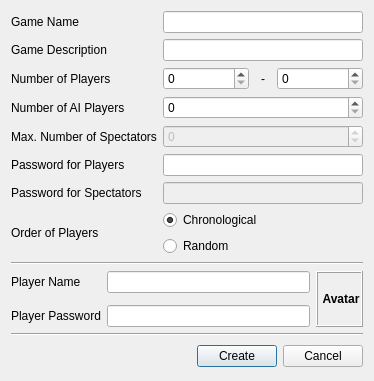
<?xml version="1.0" encoding="UTF-8"?>
<ui version="4.0">
 <class>CreateGameDialog</class>
 <widget class="QDialog" name="CreateGameDialog">
  <property name="geometry">
   <rect>
    <x>0</x>
    <y>8</y>
    <width>374</width>
    <height>369</height>
   </rect>
  </property>
  <property name="sizePolicy">
   <sizepolicy hsizetype="Fixed" vsizetype="Fixed">
    <horstretch>0</horstretch>
    <verstretch>0</verstretch>
   </sizepolicy>
  </property>
  <property name="windowTitle">
   <string>Create a game</string>
  </property>
  <layout class="QGridLayout" name="gridLayout">
   <item row="2" column="2" colspan="4">
    <layout class="QHBoxLayout" name="horizontalLayout">
     <item>
      <widget class="QSpinBox" name="spinBoxMinPlayers"/>
     </item>
     <item>
      <widget class="QLabel" name="label_4">
       <property name="maximumSize">
        <size>
         <width>16</width>
         <height>16777215</height>
        </size>
       </property>
       <property name="text">
        <string>-</string>
       </property>
       <property name="alignment">
        <set>Qt::AlignCenter</set>
       </property>
       <property name="buddy">
        <cstring>spinBoxMaxPlayers</cstring>
       </property>
      </widget>
     </item>
     <item>
      <widget class="QSpinBox" name="spinBoxMaxPlayers"/>
     </item>
    </layout>
   </item>
   <item row="8" column="2" colspan="4">
    <layout class="QVBoxLayout" name="verticalLayout">
     <item>
      <widget class="QRadioButton" name="radioButtonOrderChronological">
       <property name="text">
        <string>Chronological</string>
       </property>
       <property name="checked">
        <bool>true</bool>
       </property>
      </widget>
     </item>
     <item>
      <widget class="QRadioButton" name="radioButtonOrderRandom">
       <property name="text">
        <string>Random</string>
       </property>
      </widget>
     </item>
    </layout>
   </item>
   <item row="14" column="0" colspan="3">
    <spacer name="horizontalSpacer">
     <property name="orientation">
      <enum>Qt::Horizontal</enum>
     </property>
     <property name="sizeType">
      <enum>QSizePolicy::Preferred</enum>
     </property>
     <property name="sizeHint" stdset="0">
      <size>
       <width>213</width>
       <height>28</height>
      </size>
     </property>
    </spacer>
   </item>
   <item row="0" column="0" colspan="2">
    <widget class="QLabel" name="label">
     <property name="toolTip">
      <string/>
     </property>
     <property name="text">
      <string>Game Name</string>
     </property>
     <property name="buddy">
      <cstring>lineEditGameName</cstring>
     </property>
    </widget>
   </item>
   <item row="0" column="2" colspan="4">
    <widget class="QLineEdit" name="lineEditGameName">
     <property name="sizePolicy">
      <sizepolicy hsizetype="Preferred" vsizetype="Fixed">
       <horstretch>0</horstretch>
       <verstretch>0</verstretch>
      </sizepolicy>
     </property>
    </widget>
   </item>
   <item row="1" column="0" colspan="2">
    <widget class="QLabel" name="label_2">
     <property name="text">
      <string>Game Description</string>
     </property>
     <property name="buddy">
      <cstring>lineEditGameDescription</cstring>
     </property>
    </widget>
   </item>
   <item row="1" column="2" colspan="4">
    <widget class="QLineEdit" name="lineEditGameDescription">
     <property name="sizePolicy">
      <sizepolicy hsizetype="Preferred" vsizetype="Fixed">
       <horstretch>0</horstretch>
       <verstretch>0</verstretch>
      </sizepolicy>
     </property>
    </widget>
   </item>
   <item row="2" column="0" colspan="2">
    <widget class="QLabel" name="label_3">
     <property name="text">
      <string>Number of Players</string>
     </property>
     <property name="buddy">
      <cstring>spinBoxMinPlayers</cstring>
     </property>
    </widget>
   </item>
   <item row="5" column="2" rowspan="2" colspan="4">
    <widget class="QLineEdit" name="lineEditGamePasswordPlayers">
     <property name="sizePolicy">
      <sizepolicy hsizetype="Preferred" vsizetype="Fixed">
       <horstretch>0</horstretch>
       <verstretch>0</verstretch>
      </sizepolicy>
     </property>
    </widget>
   </item>
   <item row="10" column="1" colspan="4">
    <widget class="QLineEdit" name="lineEditPlayerName"/>
   </item>
   <item row="14" column="3">
    <widget class="QPushButton" name="pushButtonCreate">
     <property name="text">
      <string>Create</string>
     </property>
    </widget>
   </item>
   <item row="14" column="4" colspan="2">
    <widget class="QPushButton" name="pushButtonCancel">
     <property name="text">
      <string>Cancel</string>
     </property>
    </widget>
   </item>
   <item row="3" column="0" colspan="2">
    <widget class="QLabel" name="label_8">
     <property name="text">
      <string>Number of AI Players</string>
     </property>
     <property name="buddy">
      <cstring>spinBoxAIPlayers</cstring>
     </property>
    </widget>
   </item>
   <item row="3" column="2" colspan="4">
    <widget class="QSpinBox" name="spinBoxAIPlayers"/>
   </item>
   <item row="10" column="0">
    <widget class="QLabel" name="label_7">
     <property name="sizePolicy">
      <sizepolicy hsizetype="Preferred" vsizetype="Preferred">
       <horstretch>0</horstretch>
       <verstretch>0</verstretch>
      </sizepolicy>
     </property>
     <property name="text">
      <string>Player Name</string>
     </property>
     <property name="buddy">
      <cstring>lineEditPlayerName</cstring>
     </property>
    </widget>
   </item>
   <item row="12" column="0">
    <widget class="QLabel" name="label_9">
     <property name="toolTip">
      <string>You can set your password here. This password will be required to reconnect to your player in case of disconnection.</string>
     </property>
     <property name="text">
      <string>Player Password</string>
     </property>
     <property name="buddy">
      <cstring>lineEditPlayerPassword</cstring>
     </property>
    </widget>
   </item>
   <item row="10" column="5" rowspan="3">
    <widget class="client::SelectPlayerIconWidget" name="selectPlayerIconWidget">
     <property name="frameShape">
      <enum>QFrame::Box</enum>
     </property>
     <property name="frameShadow">
      <enum>QFrame::Raised</enum>
     </property>
     <property name="text">
      <string>&lt;!DOCTYPE HTML PUBLIC &quot;-//W3C//DTD HTML 4.0//EN&quot; &quot;http://www.w3.org/TR/REC-html40/strict.dtd&quot;&gt;
&lt;html&gt;&lt;head&gt;&lt;meta name=&quot;qrichtext&quot; content=&quot;1&quot; /&gt;&lt;style type=&quot;text/css&quot;&gt;
p, li { white-space: pre-wrap; }
&lt;/style&gt;&lt;/head&gt;&lt;body style=&quot; font-family:'DejaVu Sans'; font-size:9pt; font-weight:400; font-style:normal;&quot;&gt;
&lt;p align=&quot;center&quot; style=&quot; margin-top:0px; margin-bottom:0px; margin-left:0px; margin-right:0px; -qt-block-indent:0; text-indent:0px;&quot;&gt;&lt;span style=&quot; font-weight:600;&quot;&gt;Avatar&lt;/span&gt;&lt;/p&gt;&lt;/body&gt;&lt;/html&gt;</string>
     </property>
    </widget>
   </item>
   <item row="12" column="1" colspan="4">
    <widget class="QLineEdit" name="lineEditPlayerPassword"/>
   </item>
   <item row="13" column="0" colspan="6">
    <widget class="Line" name="line_2">
     <property name="orientation">
      <enum>Qt::Horizontal</enum>
     </property>
    </widget>
   </item>
   <item row="7" column="0" colspan="2">
    <widget class="QLabel" name="label_11">
     <property name="toolTip">
      <string>This is the password that is required to join the game as a spectator.</string>
     </property>
     <property name="text">
      <string>Password for Spectators</string>
     </property>
     <property name="buddy">
      <cstring>lineEditGamePasswordSpectators</cstring>
     </property>
    </widget>
   </item>
   <item row="7" column="2" colspan="4">
    <widget class="QLineEdit" name="lineEditGamePasswordSpectators">
     <property name="enabled">
      <bool>false</bool>
     </property>
     <property name="sizePolicy">
      <sizepolicy hsizetype="Preferred" vsizetype="Fixed">
       <horstretch>0</horstretch>
       <verstretch>0</verstretch>
      </sizepolicy>
     </property>
    </widget>
   </item>
   <item row="4" column="2" colspan="4">
    <widget class="QSpinBox" name="spinBoxMaxSpectators">
     <property name="enabled">
      <bool>false</bool>
     </property>
     <property name="specialValueText">
      <string>Infinity</string>
     </property>
     <property name="minimum">
      <number>-1</number>
     </property>
    </widget>
   </item>
   <item row="8" column="0" colspan="2">
    <widget class="QLabel" name="label_6">
     <property name="text">
      <string>Order of Players</string>
     </property>
     <property name="buddy">
      <cstring>radioButtonOrderChronological</cstring>
     </property>
    </widget>
   </item>
   <item row="4" column="0" colspan="2">
    <widget class="QLabel" name="label_12">
     <property name="text">
      <string>Max. Number of Spectators</string>
     </property>
     <property name="buddy">
      <cstring>spinBoxMaxSpectators</cstring>
     </property>
    </widget>
   </item>
   <item row="9" column="0" colspan="6">
    <widget class="Line" name="line">
     <property name="orientation">
      <enum>Qt::Horizontal</enum>
     </property>
    </widget>
   </item>
   <item row="5" column="0" rowspan="2" colspan="2">
    <widget class="QLabel" name="label_5">
     <property name="toolTip">
      <string>This is the password that is required to join the game as a player.</string>
     </property>
     <property name="text">
      <string>Password for Players</string>
     </property>
     <property name="buddy">
      <cstring>lineEditGamePasswordPlayers</cstring>
     </property>
    </widget>
   </item>
  </layout>
 </widget>
 <customwidgets>
  <customwidget>
   <class>client::SelectPlayerIconWidget</class>
   <extends>QLabel</extends>
   <header>selectplayericonwidget.h</header>
  </customwidget>
 </customwidgets>
 <tabstops>
  <tabstop>lineEditGameName</tabstop>
  <tabstop>lineEditGameDescription</tabstop>
  <tabstop>spinBoxMinPlayers</tabstop>
  <tabstop>spinBoxMaxPlayers</tabstop>
  <tabstop>spinBoxAIPlayers</tabstop>
  <tabstop>spinBoxMaxSpectators</tabstop>
  <tabstop>lineEditGamePasswordPlayers</tabstop>
  <tabstop>lineEditGamePasswordSpectators</tabstop>
  <tabstop>radioButtonOrderChronological</tabstop>
  <tabstop>radioButtonOrderRandom</tabstop>
  <tabstop>lineEditPlayerName</tabstop>
  <tabstop>lineEditPlayerPassword</tabstop>
  <tabstop>pushButtonCreate</tabstop>
  <tabstop>pushButtonCancel</tabstop>
 </tabstops>
 <resources/>
 <connections>
  <connection>
   <sender>pushButtonCancel</sender>
   <signal>clicked()</signal>
   <receiver>CreateGameDialog</receiver>
   <slot>close()</slot>
   <hints>
    <hint type="sourcelabel">
     <x>345</x>
     <y>156</y>
    </hint>
    <hint type="destinationlabel">
     <x>311</x>
     <y>143</y>
    </hint>
   </hints>
  </connection>
 </connections>
</ui>
